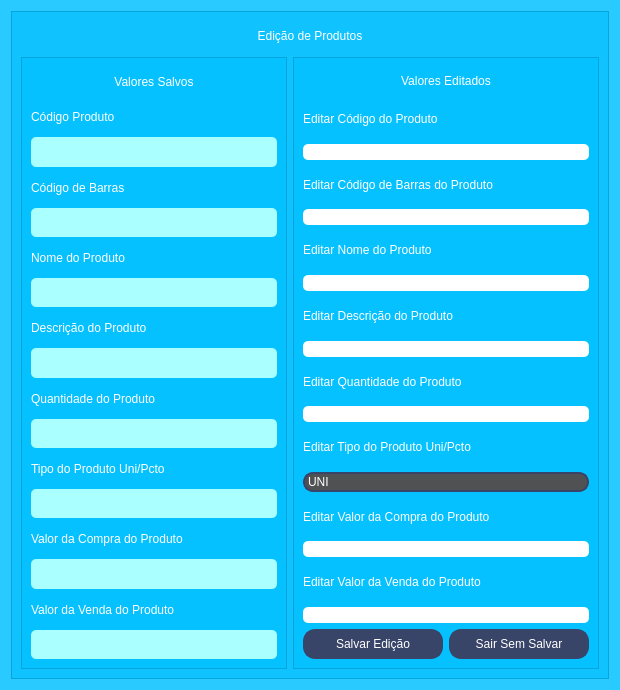
<?xml version="1.0" encoding="UTF-8"?>
<ui version="4.0">
 <class>Edicao_Produto</class>
 <widget class="QWidget" name="Edicao_Produto">
  <property name="geometry">
   <rect>
    <x>0</x>
    <y>0</y>
    <width>620</width>
    <height>690</height>
   </rect>
  </property>
  <property name="minimumSize">
   <size>
    <width>620</width>
    <height>690</height>
   </size>
  </property>
  <property name="maximumSize">
   <size>
    <width>620</width>
    <height>690</height>
   </size>
  </property>
  <property name="windowTitle">
   <string>Form</string>
  </property>
  <property name="styleSheet">
   <string notr="true">background: rgba(0,191,255,0.6);</string>
  </property>
  <layout class="QGridLayout" name="gridLayout">
   <item row="0" column="0">
    <widget class="QFrame" name="frame_3">
     <property name="frameShape">
      <enum>QFrame::Shape::StyledPanel</enum>
     </property>
     <property name="frameShadow">
      <enum>QFrame::Shadow::Raised</enum>
     </property>
     <layout class="QGridLayout" name="gridLayout_4">
      <item row="2" column="2">
       <widget class="QFrame" name="frame">
        <property name="styleSheet">
         <string notr="true">background: rgba(0,191,255,0.6);</string>
        </property>
        <property name="frameShape">
         <enum>QFrame::Shape::StyledPanel</enum>
        </property>
        <property name="frameShadow">
         <enum>QFrame::Shadow::Raised</enum>
        </property>
        <layout class="QGridLayout" name="gridLayout_2">
         <item row="6" column="0" colspan="2">
          <widget class="QLineEdit" name="txt_edit_nome_produt">
           <property name="styleSheet">
            <string notr="true">QLineEdit {
    background-color: rgb(255, 255, 255);
    font: bold 12pt &quot;Segoe UI&quot;;
    color: rgb(0, 0, 0); /* Define a cor da fonte como preta */
    border-radius: 5px;
}

QLineEdit:focus {
    background-color: rgb(191, 191, 191); /* Cor quando selecionado/focado */
    color: rgb(0, 0, 0); /* Mantém a fonte preta ao focar */
}

QMenu {
    background-color: rgb(0, 0, 0);
    color: rgb(255, 255, 255); /* Ajuste a cor da fonte para branco para contraste */
    font: bold 8px &quot;Segoe UI&quot;;
    border-radius: 5px;
}
</string>
           </property>
          </widget>
         </item>
         <item row="15" column="0" colspan="2">
          <widget class="QLabel" name="label_6">
           <property name="styleSheet">
            <string notr="true">background: transparent;
font: bold 10pt &quot;Segoe UI&quot;;
color: rgb(255, 255, 255);

</string>
           </property>
           <property name="text">
            <string>Editar Valor da Venda do Produto</string>
           </property>
          </widget>
         </item>
         <item row="3" column="0" colspan="2">
          <widget class="QLabel" name="label_17">
           <property name="styleSheet">
            <string notr="true">background: transparent;
font: bold 10pt &quot;Segoe UI&quot;;
color: rgb(255, 255, 255);

</string>
           </property>
           <property name="text">
            <string>Editar Código de Barras do Produto</string>
           </property>
          </widget>
         </item>
         <item row="13" column="0" colspan="2">
          <widget class="QLabel" name="label_5">
           <property name="styleSheet">
            <string notr="true">background: transparent;
font: bold 10pt &quot;Segoe UI&quot;;
color: rgb(255, 255, 255);

</string>
           </property>
           <property name="text">
            <string>Editar Valor da Compra do Produto</string>
           </property>
          </widget>
         </item>
         <item row="14" column="0" colspan="2">
          <widget class="QLineEdit" name="txt_edit_valor_compra_produt">
           <property name="styleSheet">
            <string notr="true">QLineEdit {
    background-color: rgb(255, 255, 255);
    font: bold 12pt &quot;Segoe UI&quot;;
    color: rgb(0, 0, 0); /* Define a cor da fonte como preta */
    border-radius: 5px;
}

QLineEdit:focus {
    background-color: rgb(191, 191, 191); /* Cor quando selecionado/focado */
    color: rgb(0, 0, 0); /* Mantém a fonte preta ao focar */
}

QMenu {
    background-color: rgb(0, 0, 0);
    color: rgb(255, 255, 255); /* Ajuste a cor da fonte para branco para contraste */
    font: bold 8px &quot;Segoe UI&quot;;
    border-radius: 5px;
}
</string>
           </property>
          </widget>
         </item>
         <item row="5" column="0" colspan="2">
          <widget class="QLabel" name="label_2">
           <property name="styleSheet">
            <string notr="true">background: transparent;
font: bold 10pt &quot;Segoe UI&quot;;
color: rgb(255, 255, 255);

</string>
           </property>
           <property name="text">
            <string>Editar Nome do Produto</string>
           </property>
          </widget>
         </item>
         <item row="7" column="0" colspan="2">
          <widget class="QLabel" name="label_3">
           <property name="styleSheet">
            <string notr="true">background: transparent;
font: bold 10pt &quot;Segoe UI&quot;;
color: rgb(255, 255, 255);

</string>
           </property>
           <property name="text">
            <string>Editar Descrição do Produto</string>
           </property>
          </widget>
         </item>
         <item row="8" column="0" colspan="2">
          <widget class="QLineEdit" name="txt_edit_descricao_produt">
           <property name="styleSheet">
            <string notr="true">QLineEdit {
    background-color: rgb(255, 255, 255);
    font: bold 12pt &quot;Segoe UI&quot;;
    color: rgb(0, 0, 0); /* Define a cor da fonte como preta */
    border-radius: 5px;
}

QLineEdit:focus {
    background-color: rgb(191, 191, 191); /* Cor quando selecionado/focado */
    color: rgb(0, 0, 0); /* Mantém a fonte preta ao focar */
}

QMenu {
    background-color: rgb(0, 0, 0);
    color: rgb(255, 255, 255); /* Ajuste a cor da fonte para branco para contraste */
    font: bold 8px &quot;Segoe UI&quot;;
    border-radius: 5px;
}
</string>
           </property>
          </widget>
         </item>
         <item row="12" column="0" colspan="2">
          <widget class="QComboBox" name="comboBox_novo_tipo_produto">
           <property name="styleSheet">
            <string notr="true">QComboBox {
    background-color: rgb(80, 81, 82);
    border: 2px solid #394568;
    border-radius: 10px;
    font: 700 10pt &quot;Segoe UI&quot;;
    color: rgb(255, 255, 255);  /* Cor do texto na caixa do ComboBox */
}

QComboBox:hover {
    background-color: rgb(75, 85, 83);
}

QComboBox:pressed {
    background-color: #2c3650;
}

QComboBox QAbstractItemView {
    color: rgb(255, 255, 255);  /* Cor do texto dos itens da lista */
    background-color: rgb(80, 81, 82);  /* Cor de fundo do menu suspenso */
}

QComboBox::drop-down {
    border: none;
}

QComboBox::down-arrow {
    image: url(path/to/your/icon.png);  /* Se você quiser adicionar um ícone de seta */
    width: 10px;
    height: 10px;
}
</string>
           </property>
           <item>
            <property name="text">
             <string>UNI</string>
            </property>
           </item>
           <item>
            <property name="text">
             <string>PCTO</string>
            </property>
           </item>
           <item>
            <property name="text">
             <string>KG</string>
            </property>
           </item>
           <item>
            <property name="text">
             <string>DUZIA</string>
            </property>
           </item>
           <item>
            <property name="text">
             <string>MEIA DUZIA</string>
            </property>
           </item>
          </widget>
         </item>
         <item row="10" column="0" colspan="2">
          <widget class="QLineEdit" name="txt_edit_qtde_produt">
           <property name="styleSheet">
            <string notr="true">QLineEdit {
    background-color: rgb(255, 255, 255);
    font: bold 12pt &quot;Segoe UI&quot;;
    color: rgb(0, 0, 0); /* Define a cor da fonte como preta */
    border-radius: 5px;
}

QLineEdit:focus {
    background-color: rgb(191, 191, 191); /* Cor quando selecionado/focado */
    color: rgb(0, 0, 0); /* Mantém a fonte preta ao focar */
}

QMenu {
    background-color: rgb(0, 0, 0);
    color: rgb(255, 255, 255); /* Ajuste a cor da fonte para branco para contraste */
    font: bold 8px &quot;Segoe UI&quot;;
    border-radius: 5px;
}
</string>
           </property>
          </widget>
         </item>
         <item row="16" column="0" colspan="2">
          <widget class="QLineEdit" name="txt_edit_valor_venda_produt">
           <property name="styleSheet">
            <string notr="true">QLineEdit {
    background-color: rgb(255, 255, 255);
    font: bold 12pt &quot;Segoe UI&quot;;
    color: rgb(0, 0, 0); /* Define a cor da fonte como preta */
    border-radius: 5px;
}

QLineEdit:focus {
    background-color: rgb(191, 191, 191); /* Cor quando selecionado/focado */
    color: rgb(0, 0, 0); /* Mantém a fonte preta ao focar */
}

QMenu {
    background-color: rgb(0, 0, 0);
    color: rgb(255, 255, 255); /* Ajuste a cor da fonte para branco para contraste */
    font: bold 8px &quot;Segoe UI&quot;;
    border-radius: 5px;
}
</string>
           </property>
          </widget>
         </item>
         <item row="17" column="1">
          <widget class="QPushButton" name="btn_sair_sem_salvar_edicao_produto">
           <property name="minimumSize">
            <size>
             <width>140</width>
             <height>30</height>
            </size>
           </property>
           <property name="maximumSize">
            <size>
             <width>140</width>
             <height>30</height>
            </size>
           </property>
           <property name="styleSheet">
            <string notr="true">    QPushButton {
        background-color: #394568;
        border: 2px solid #394568;
        border-radius: 12px;
        font: 700 10pt &quot;Segoe UI&quot;;
		color: rgb(255, 255, 255);
    }
    QPushButton:hover {
        background-color: #44537c;
    }
    QPushButton:pressed {
        background-color: #2c3650;
    }

</string>
           </property>
           <property name="text">
            <string>Sair Sem Salvar</string>
           </property>
          </widget>
         </item>
         <item row="17" column="0">
          <widget class="QPushButton" name="btn_salvar_edicao_produto">
           <property name="minimumSize">
            <size>
             <width>140</width>
             <height>30</height>
            </size>
           </property>
           <property name="maximumSize">
            <size>
             <width>140</width>
             <height>30</height>
            </size>
           </property>
           <property name="styleSheet">
            <string notr="true">    QPushButton {
        background-color: #394568;
        border: 2px solid #394568;
        border-radius: 12px;
        font: 700 10pt &quot;Segoe UI&quot;;
		color: rgb(255, 255, 255);
    }
    QPushButton:hover {
        background-color: #44537c;
    }
    QPushButton:pressed {
        background-color: #2c3650;
    }

</string>
           </property>
           <property name="text">
            <string>Salvar Edição</string>
           </property>
          </widget>
         </item>
         <item row="4" column="0" colspan="2">
          <widget class="QLineEdit" name="txt_edit_codigo_barras_produt">
           <property name="styleSheet">
            <string notr="true">QLineEdit {
    background-color: rgb(255, 255, 255);
    font: bold 12pt &quot;Segoe UI&quot;;
    color: rgb(0, 0, 0); /* Define a cor da fonte como preta */
    border-radius: 5px;
}

QLineEdit:focus {
    background-color: rgb(191, 191, 191); /* Cor quando selecionado/focado */
    color: rgb(0, 0, 0); /* Mantém a fonte preta ao focar */
}

QMenu {
    background-color: rgb(0, 0, 0);
    color: rgb(255, 255, 255); /* Ajuste a cor da fonte para branco para contraste */
    font: bold 8px &quot;Segoe UI&quot;;
    border-radius: 5px;
}
</string>
           </property>
          </widget>
         </item>
         <item row="1" column="0" colspan="2">
          <widget class="QLabel" name="label">
           <property name="styleSheet">
            <string notr="true">background: transparent;
font: bold 10pt &quot;Segoe UI&quot;;
color: rgb(255, 255, 255);

</string>
           </property>
           <property name="text">
            <string>Editar Código do Produto</string>
           </property>
          </widget>
         </item>
         <item row="0" column="0" colspan="2">
          <widget class="QLabel" name="label_15">
           <property name="maximumSize">
            <size>
             <width>287</width>
             <height>27</height>
            </size>
           </property>
           <property name="styleSheet">
            <string notr="true">background: transparent;
font: bold 12pt &quot;Segoe UI&quot;;
color: rgb(255, 255, 255);

</string>
           </property>
           <property name="text">
            <string>Valores Editados</string>
           </property>
           <property name="alignment">
            <set>Qt::AlignmentFlag::AlignCenter</set>
           </property>
          </widget>
         </item>
         <item row="9" column="0" colspan="2">
          <widget class="QLabel" name="label_4">
           <property name="styleSheet">
            <string notr="true">background: transparent;
font: bold 10pt &quot;Segoe UI&quot;;
color: rgb(255, 255, 255);

</string>
           </property>
           <property name="text">
            <string>Editar Quantidade do Produto</string>
           </property>
          </widget>
         </item>
         <item row="2" column="0" colspan="2">
          <widget class="QLineEdit" name="txt_edit_codigo_produt">
           <property name="styleSheet">
            <string notr="true">QLineEdit {
    background-color: rgb(255, 255, 255);
    font: bold 12pt &quot;Segoe UI&quot;;
    color: rgb(0, 0, 0); /* Define a cor da fonte como preta */
    border-radius: 5px;
}

QLineEdit:focus {
    background-color: rgb(191, 191, 191); /* Cor quando selecionado/focado */
    color: rgb(0, 0, 0); /* Mantém a fonte preta ao focar */
}

QMenu {
    background-color: rgb(0, 0, 0);
    color: rgb(255, 255, 255); /* Ajuste a cor da fonte para branco para contraste */
    font: bold 8px &quot;Segoe UI&quot;;
    border-radius: 5px;
}
</string>
           </property>
          </widget>
         </item>
         <item row="11" column="0" colspan="2">
          <widget class="QLabel" name="label_19">
           <property name="styleSheet">
            <string notr="true">background: transparent;
font: bold 10pt &quot;Segoe UI&quot;;
color: rgb(255, 255, 255);

</string>
           </property>
           <property name="text">
            <string>Editar Tipo do Produto Uni/Pcto</string>
           </property>
          </widget>
         </item>
        </layout>
       </widget>
      </item>
      <item row="2" column="1">
       <widget class="QFrame" name="frame_2">
        <property name="styleSheet">
         <string notr="true">background: rgba(0,191,255,0.6);</string>
        </property>
        <property name="frameShape">
         <enum>QFrame::Shape::StyledPanel</enum>
        </property>
        <property name="frameShadow">
         <enum>QFrame::Shadow::Raised</enum>
        </property>
        <layout class="QGridLayout" name="gridLayout_3">
         <item row="0" column="0">
          <widget class="QLabel" name="label_14">
           <property name="styleSheet">
            <string notr="true">background: transparent;
font: bold 12pt &quot;Segoe UI&quot;;
color: rgb(255, 255, 255);

</string>
           </property>
           <property name="text">
            <string>Valores Salvos</string>
           </property>
           <property name="alignment">
            <set>Qt::AlignmentFlag::AlignCenter</set>
           </property>
          </widget>
         </item>
         <item row="1" column="0">
          <widget class="QLabel" name="label_8">
           <property name="styleSheet">
            <string notr="true">background: transparent;
font: bold 10pt &quot;Segoe UI&quot;;
color: rgb(255, 255, 255);

</string>
           </property>
           <property name="text">
            <string>Código Produto</string>
           </property>
          </widget>
         </item>
         <item row="2" column="0">
          <widget class="QLabel" name="label_codigo_anterior_produto">
           <property name="styleSheet">
            <string notr="true">background-color: rgb(170, 255, 255);
color: rgb(0, 0, 0);
font: 700 12pt &quot;Segoe UI&quot;;
border-radius: 5px;</string>
           </property>
           <property name="text">
            <string/>
           </property>
          </widget>
         </item>
         <item row="3" column="0">
          <widget class="QLabel" name="label_16">
           <property name="styleSheet">
            <string notr="true">background: transparent;
font: bold 10pt &quot;Segoe UI&quot;;
color: rgb(255, 255, 255);

</string>
           </property>
           <property name="text">
            <string>Código de Barras</string>
           </property>
          </widget>
         </item>
         <item row="4" column="0">
          <widget class="QLabel" name="label_codigo_barras_anterior_produto">
           <property name="styleSheet">
            <string notr="true">background-color: rgb(170, 255, 255);
color: rgb(0, 0, 0);
font: 700 12pt &quot;Segoe UI&quot;;
border-radius: 5px;</string>
           </property>
           <property name="text">
            <string/>
           </property>
          </widget>
         </item>
         <item row="5" column="0">
          <widget class="QLabel" name="label_9">
           <property name="styleSheet">
            <string notr="true">background: transparent;
font: bold 10pt &quot;Segoe UI&quot;;
color: rgb(255, 255, 255);

</string>
           </property>
           <property name="text">
            <string>Nome do Produto</string>
           </property>
          </widget>
         </item>
         <item row="6" column="0">
          <widget class="QLabel" name="label_nome_anterior_produto">
           <property name="styleSheet">
            <string notr="true">background-color: rgb(170, 255, 255);
color: rgb(0, 0, 0);
font: 700 12pt &quot;Segoe UI&quot;;
border-radius: 5px;</string>
           </property>
           <property name="text">
            <string/>
           </property>
          </widget>
         </item>
         <item row="7" column="0">
          <widget class="QLabel" name="label_10">
           <property name="styleSheet">
            <string notr="true">background: transparent;
font: bold 10pt &quot;Segoe UI&quot;;
color: rgb(255, 255, 255);

</string>
           </property>
           <property name="text">
            <string>Descrição do Produto</string>
           </property>
          </widget>
         </item>
         <item row="8" column="0">
          <widget class="QLabel" name="label_descricao_anterior_produto">
           <property name="styleSheet">
            <string notr="true">background-color: rgb(170, 255, 255);
color: rgb(0, 0, 0);
font: 700 12pt &quot;Segoe UI&quot;;
border-radius: 5px;</string>
           </property>
           <property name="text">
            <string/>
           </property>
          </widget>
         </item>
         <item row="9" column="0">
          <widget class="QLabel" name="label_11">
           <property name="styleSheet">
            <string notr="true">background: transparent;
font: bold 10pt &quot;Segoe UI&quot;;
color: rgb(255, 255, 255);

</string>
           </property>
           <property name="text">
            <string>Quantidade do Produto</string>
           </property>
          </widget>
         </item>
         <item row="10" column="0">
          <widget class="QLabel" name="label_qtde_anterior_produto">
           <property name="styleSheet">
            <string notr="true">background-color: rgb(170, 255, 255);
color: rgb(0, 0, 0);
font: 700 12pt &quot;Segoe UI&quot;;
border-radius: 5px;</string>
           </property>
           <property name="text">
            <string/>
           </property>
          </widget>
         </item>
         <item row="11" column="0">
          <widget class="QLabel" name="label_18">
           <property name="styleSheet">
            <string notr="true">background: transparent;
font: bold 10pt &quot;Segoe UI&quot;;
color: rgb(255, 255, 255);

</string>
           </property>
           <property name="text">
            <string>Tipo do Produto Uni/Pcto</string>
           </property>
          </widget>
         </item>
         <item row="12" column="0">
          <widget class="QLabel" name="label_tipo_anterior_produto">
           <property name="minimumSize">
            <size>
             <width>26</width>
             <height>0</height>
            </size>
           </property>
           <property name="styleSheet">
            <string notr="true">background-color: rgb(170, 255, 255);
color: rgb(0, 0, 0);
font: 700 12pt &quot;Segoe UI&quot;;
border-radius: 5px;</string>
           </property>
           <property name="text">
            <string/>
           </property>
          </widget>
         </item>
         <item row="13" column="0">
          <widget class="QLabel" name="label_12">
           <property name="styleSheet">
            <string notr="true">background: transparent;
font: bold 10pt &quot;Segoe UI&quot;;
color: rgb(255, 255, 255);

</string>
           </property>
           <property name="text">
            <string>Valor da Compra do Produto</string>
           </property>
          </widget>
         </item>
         <item row="14" column="0">
          <widget class="QLabel" name="label_valor_compra_anterior_produto">
           <property name="styleSheet">
            <string notr="true">background-color: rgb(170, 255, 255);
color: rgb(0, 0, 0);
font: 700 12pt &quot;Segoe UI&quot;;
border-radius: 5px;</string>
           </property>
           <property name="text">
            <string/>
           </property>
          </widget>
         </item>
         <item row="15" column="0">
          <widget class="QLabel" name="label_13">
           <property name="styleSheet">
            <string notr="true">background: transparent;
font: bold 10pt &quot;Segoe UI&quot;;
color: rgb(255, 255, 255);

</string>
           </property>
           <property name="text">
            <string>Valor da Venda do Produto</string>
           </property>
          </widget>
         </item>
         <item row="16" column="0">
          <widget class="QLabel" name="label_valor_venda_anterior_produto">
           <property name="styleSheet">
            <string notr="true">background-color: rgb(170, 255, 255);
color: rgb(0, 0, 0);
font: 700 12pt &quot;Segoe UI&quot;;
border-radius: 5px;</string>
           </property>
           <property name="text">
            <string/>
           </property>
          </widget>
         </item>
        </layout>
       </widget>
      </item>
      <item row="1" column="1" colspan="2">
       <widget class="QLabel" name="label_7">
        <property name="maximumSize">
         <size>
          <width>580</width>
          <height>30</height>
         </size>
        </property>
        <property name="styleSheet">
         <string notr="true">background: transparent;
font: 700 14pt &quot;Segoe UI&quot;;
color: rgb(255, 255, 255);

</string>
        </property>
        <property name="text">
         <string>Edição de Produtos</string>
        </property>
        <property name="alignment">
         <set>Qt::AlignmentFlag::AlignCenter</set>
        </property>
       </widget>
      </item>
     </layout>
    </widget>
   </item>
  </layout>
 </widget>
 <resources/>
 <connections/>
</ui>
